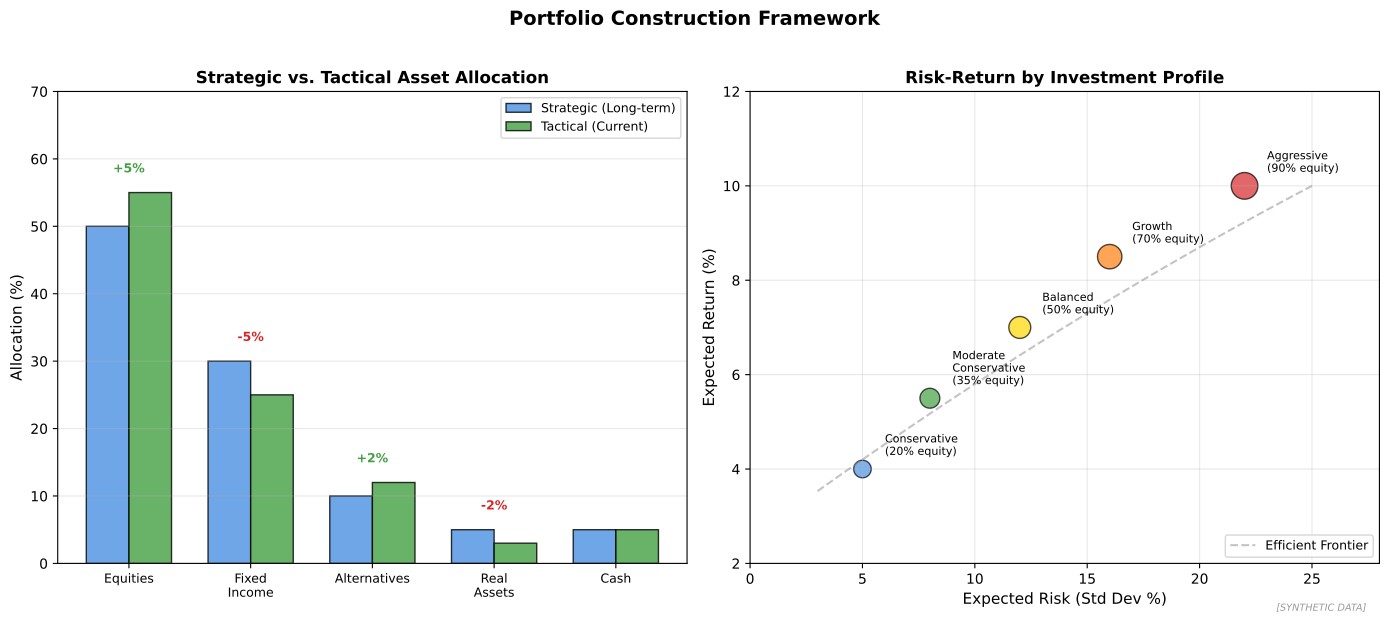

This figure's Python source:
"""
Portfolio Construction Process
Investment policy to implementation

Output: portfolio_construction.pdf
Module: module_04_trad_finance
Lesson: 46 - Wealth Management
"""

from pathlib import Path
import matplotlib.pyplot as plt
import numpy as np

CHART_METADATA = {
    'title': 'Portfolio Construction',
    'module': 'module_04_trad_finance',
    'lesson': 46,
    'url': 'https://github.com/Digital-AI-Finance/digital-finance/tree/main/module_04_trad_finance/figures/portfolio_construction'
}

plt.rcParams.update({'font.size': 10, 'axes.labelsize': 10})

def create_chart():
    fig, axes = plt.subplots(1, 2, figsize=(14, 6))

    # Strategic vs Tactical Allocation
    ax1 = axes[0]

    asset_classes = ['Equities', 'Fixed\nIncome', 'Alternatives', 'Real\nAssets', 'Cash']
    strategic = [50, 30, 10, 5, 5]
    tactical = [55, 25, 12, 3, 5]

    x = np.arange(len(asset_classes))
    width = 0.35

    bars1 = ax1.bar(x - width/2, strategic, width, label='Strategic (Long-term)',
                    color='#4A90E2', alpha=0.8, edgecolor='black')
    bars2 = ax1.bar(x + width/2, tactical, width, label='Tactical (Current)',
                    color='#44A044', alpha=0.8, edgecolor='black')

    ax1.set_ylabel('Allocation (%)', fontsize=11)
    ax1.set_title('Strategic vs. Tactical Asset Allocation', fontsize=12, fontweight='bold')
    ax1.set_xticks(x)
    ax1.set_xticklabels(asset_classes, fontsize=9)
    ax1.legend(loc='upper right', fontsize=9)
    ax1.set_ylim(0, 70)
    ax1.yaxis.grid(True, alpha=0.3)

    # Add deviation indicators
    for i, (s, t) in enumerate(zip(strategic, tactical)):
        diff = t - s
        if diff != 0:
            color = '#44A044' if diff > 0 else '#D62728'
            sign = '+' if diff > 0 else ''
            ax1.text(i, max(s, t) + 3, f'{sign}{diff}%', ha='center',
                    fontsize=9, fontweight='bold', color=color)

    # Risk-Return by Profile
    ax2 = axes[1]

    profiles = ['Conservative', 'Moderate\nConservative', 'Balanced', 'Growth', 'Aggressive']
    expected_return = [4, 5.5, 7, 8.5, 10]
    expected_risk = [5, 8, 12, 16, 22]
    equity_pct = [20, 35, 50, 70, 90]

    colors = ['#4A90E2', '#44A044', '#FFD700', '#FF7F0E', '#D62728']
    sizes = [s * 3 + 100 for s in equity_pct]

    scatter = ax2.scatter(expected_risk, expected_return, s=sizes, c=colors, alpha=0.7, edgecolors='black')

    for i, (x, y, profile, eq) in enumerate(zip(expected_risk, expected_return, profiles, equity_pct)):
        ax2.annotate(f'{profile}\n({eq}% equity)', xy=(x, y), xytext=(x+1, y+0.3),
                    fontsize=8, ha='left')

    ax2.set_xlabel('Expected Risk (Std Dev %)', fontsize=11)
    ax2.set_ylabel('Expected Return (%)', fontsize=11)
    ax2.set_title('Risk-Return by Investment Profile', fontsize=12, fontweight='bold')
    ax2.set_xlim(0, 28)
    ax2.set_ylim(2, 12)
    ax2.grid(True, alpha=0.3)

    # Efficient frontier line
    x_ef = np.linspace(3, 25, 50)
    y_ef = 2.5 + 0.35 * x_ef - 0.002 * x_ef**2
    ax2.plot(x_ef, y_ef, '--', color='#888888', alpha=0.5, label='Efficient Frontier')
    ax2.legend(loc='lower right', fontsize=9)

    fig.suptitle('Portfolio Construction Framework', fontsize=14, fontweight='bold', y=1.02)
    fig.text(0.98, 0.02, '[SYNTHETIC DATA]', fontsize=7, color='#999999', ha='right', style='italic')
    plt.tight_layout()

    output_path = Path(__file__).parent / 'portfolio_construction.pdf'
    plt.savefig(output_path, format='pdf', dpi=300, bbox_inches='tight')
    plt.close()
    print(f"Chart saved to: {output_path}")
    return output_path

if __name__ == '__main__':
    create_chart()
